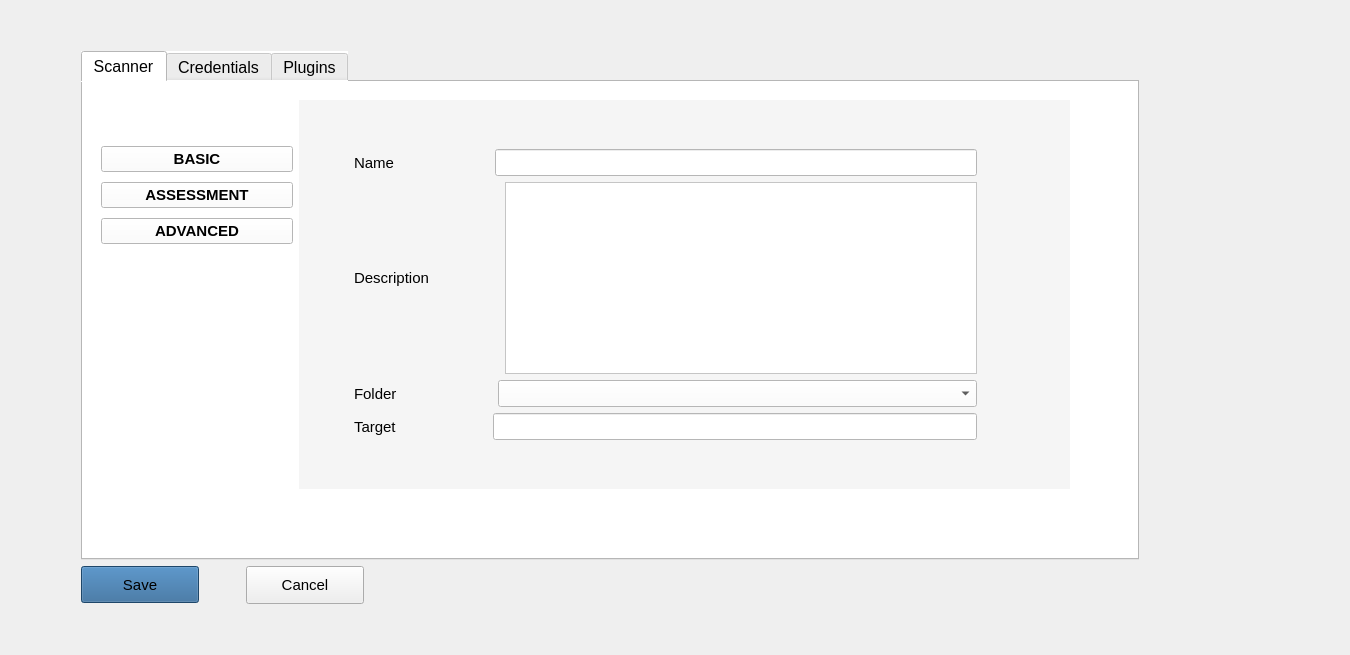
      <widget class="QWidget" name="page_3">
       <layout class="QGridLayout" name="gridLayout_35">
        <item row="0" column="1">
         <spacer name="verticalSpacer_5">
          <property name="orientation">
           <enum>Qt::Vertical</enum>
          </property>
          <property name="sizeType">
           <enum>QSizePolicy::Fixed</enum>
          </property>
          <property name="sizeHint" stdset="0">
           <size>
            <width>20</width>
            <height>40</height>
           </size>
          </property>
         </spacer>
        </item>
        <item row="3" column="1">
         <spacer name="verticalSpacer_7">
          <property name="orientation">
           <enum>Qt::Vertical</enum>
          </property>
          <property name="sizeHint" stdset="0">
           <size>
            <width>20</width>
            <height>40</height>
           </size>
          </property>
         </spacer>
        </item>
        <item row="1" column="0">
         <spacer name="horizontalSpacer_17">
          <property name="orientation">
           <enum>Qt::Horizontal</enum>
          </property>
          <property name="sizeType">
           <enum>QSizePolicy::Fixed</enum>
          </property>
          <property name="sizeHint" stdset="0">
           <size>
            <width>70</width>
            <height>20</height>
           </size>
          </property>
         </spacer>
        </item>
        <item row="1" column="1">
         <widget class="QTabWidget" name="tabWidgetForInputs">
          <property name="font">
           <font>
            <pointsize>12</pointsize>
           </font>
          </property>
          <property name="styleSheet">
           <string notr="true">background-color: rgb(255, 255, 255);
</string>
          </property>
          <property name="currentIndex">
           <number>0</number>
          </property>
          <widget class="QWidget" name="tab_2">
           <attribute name="title">
            <string>Scanner</string>
           </attribute>
           <layout class="QGridLayout" name="gridLayout_36">
            <item row="0" column="0">
             <widget class="QWidget" name="allWidgetsScan" native="true">
              <property name="styleSheet">
               <string notr="true">background-color:rgb(255, 255, 255)</string>
              </property>
              <layout class="QGridLayout" name="gridLayout_34">
               <item row="0" column="1">
                <layout class="QGridLayout" name="gridLayout_33">
                 <property name="topMargin">
                  <number>0</number>
                 </property>
                 <property name="rightMargin">
                  <number>0</number>
                 </property>
                 <property name="horizontalSpacing">
                  <number>6</number>
                 </property>
                 <item row="0" column="0">
                  <widget class="QWidget" name="seconWidgets" native="true">
                   <layout class="QGridLayout" name="gridLayout_28">
                    <property name="leftMargin">
                     <number>0</number>
                    </property>
                    <property name="topMargin">
                     <number>0</number>
                    </property>
                    <item row="0" column="2">
                     <spacer name="horizontalSpacer_19">
                      <property name="orientation">
                       <enum>Qt::Horizontal</enum>
                      </property>
                      <property name="sizeType">
                       <enum>QSizePolicy::Fixed</enum>
                      </property>
                      <property name="sizeHint" stdset="0">
                       <size>
                        <width>40</width>
                        <height>20</height>
                       </size>
                      </property>
                     </spacer>
                    </item>
                    <item row="1" column="1">
                     <spacer name="verticalSpacer_19">
                      <property name="orientation">
                       <enum>Qt::Vertical</enum>
                      </property>
                      <property name="sizeHint" stdset="0">
                       <size>
                        <width>20</width>
                        <height>40</height>
                       </size>
                      </property>
                     </spacer>
                    </item>
                    <item row="0" column="0" colspan="2">
                     <layout class="QGridLayout" name="gridLayout_27">
                      <item row="0" column="0">
                       <layout class="QGridLayout" name="gridLayout_15">
                        <property name="horizontalSpacing">
                         <number>6</number>
                        </property>
                        <property name="verticalSpacing">
                         <number>10</number>
                        </property>
                        <item row="2" column="0">
                         <widget class="QPushButton" name="assessment_btn">
                          <property name="font">
                           <font>
                            <pointsize>11</pointsize>
                            <weight>75</weight>
                            <bold>true</bold>
                           </font>
                          </property>
                          <property name="text">
                           <string>ASSESSMENT</string>
                          </property>
                         </widget>
                        </item>
                        <item row="3" column="0">
                         <widget class="QPushButton" name="advanced_btn">
                          <property name="font">
                           <font>
                            <pointsize>11</pointsize>
                            <weight>75</weight>
                            <bold>true</bold>
                           </font>
                          </property>
                          <property name="text">
                           <string>ADVANCED</string>
                          </property>
                         </widget>
                        </item>
                        <item row="5" column="0">
                         <spacer name="verticalSpacer_6">
                          <property name="orientation">
                           <enum>Qt::Vertical</enum>
                          </property>
                          <property name="sizeHint" stdset="0">
                           <size>
                            <width>20</width>
                            <height>40</height>
                           </size>
                          </property>
                         </spacer>
                        </item>
                        <item row="4" column="0">
                         <spacer name="horizontalSpacer_16">
                          <property name="orientation">
                           <enum>Qt::Horizontal</enum>
                          </property>
                          <property name="sizeType">
                           <enum>QSizePolicy::Fixed</enum>
                          </property>
                          <property name="sizeHint" stdset="0">
                           <size>
                            <width>192</width>
                            <height>20</height>
                           </size>
                          </property>
                         </spacer>
                        </item>
                        <item row="1" column="0">
                         <widget class="QPushButton" name="basic_btn">
                          <property name="font">
                           <font>
                            <pointsize>11</pointsize>
                            <weight>75</weight>
                            <bold>true</bold>
                           </font>
                          </property>
                          <property name="text">
                           <string>BASIC</string>
                          </property>
                         </widget>
                        </item>
                        <item row="0" column="0">
                         <spacer name="verticalSpacer_18">
                          <property name="orientation">
                           <enum>Qt::Vertical</enum>
                          </property>
                          <property name="sizeType">
                           <enum>QSizePolicy::Fixed</enum>
                          </property>
                          <property name="sizeHint" stdset="0">
                           <size>
                            <width>40</width>
                            <height>46</height>
                           </size>
                          </property>
                         </spacer>
                        </item>
                       </layout>
                      </item>
                      <item row="0" column="1">
                       <widget class="QWidget" name="InputsWidget" native="true">
                        <property name="styleSheet">
                         <string notr="true">background-color:rgb(245, 245, 245);</string>
                        </property>
                        <layout class="QGridLayout" name="gridLayout_47">
                         <item row="0" column="0">
                          <layout class="QGridLayout" name="gridLayout_26" columnstretch="8,1">
                           <item row="0" column="0">
                            <layout class="QGridLayout" name="gridLayout_25">
                             <property name="spacing">
                              <number>6</number>
                             </property>
                             <item row="1" column="0" rowspan="4">
                              <spacer name="horizontalSpacer_15">
                               <property name="orientation">
                                <enum>Qt::Horizontal</enum>
                               </property>
                               <property name="sizeType">
                                <enum>QSizePolicy::Fixed</enum>
                               </property>
                               <property name="sizeHint" stdset="0">
                                <size>
                                 <width>40</width>
                                 <height>20</height>
                                </size>
                               </property>
                              </spacer>
                             </item>
                             <item row="0" column="0" colspan="2">
                              <spacer name="verticalSpacer_16">
                               <property name="orientation">
                                <enum>Qt::Vertical</enum>
                               </property>
                               <property name="sizeHint" stdset="0">
                                <size>
                                 <width>20</width>
                                 <height>40</height>
                                </size>
                               </property>
                              </spacer>
                             </item>
                             <item row="2" column="1">
                              <layout class="QGridLayout" name="gridLayout_22">
                               <item row="0" column="0">
                                <widget class="QLabel" name="descriptionLabel">
                                 <property name="font">
                                  <font>
                                   <pointsize>11</pointsize>
                                  </font>
                                 </property>
                                 <property name="text">
                                  <string>Description</string>
                                 </property>
                                </widget>
                               </item>
                               <item row="0" column="2">
                                <widget class="QTextEdit" name="descriptionInput">
                                 <property name="font">
                                  <font>
                                   <pointsize>12</pointsize>
                                  </font>
                                 </property>
                                 <property name="styleSheet">
                                  <string notr="true">background-color: rgb(255, 255, 255);</string>
                                 </property>
                                 <property name="lineWidth">
                                  <number>1</number>
                                 </property>
                                </widget>
                               </item>
                               <item row="0" column="1">
                                <spacer name="horizontalSpacer_8">
                                 <property name="orientation">
                                  <enum>Qt::Horizontal</enum>
                                 </property>
                                 <property name="sizeType">
                                  <enum>QSizePolicy::Fixed</enum>
                                 </property>
                                 <property name="sizeHint" stdset="0">
                                  <size>
                                   <width>70</width>
                                   <height>20</height>
                                  </size>
                                 </property>
                                </spacer>
                               </item>
                              </layout>
                             </item>
                             <item row="4" column="1">
                              <layout class="QGridLayout" name="gridLayout_24">
                               <item row="0" column="2">
                                <widget class="QLineEdit" name="targetInput">
                                 <property name="font">
                                  <font>
                                   <pointsize>12</pointsize>
                                  </font>
                                 </property>
                                 <property name="styleSheet">
                                  <string notr="true">background-color: rgb(255, 255, 255);</string>
                                 </property>
                                </widget>
                               </item>
                               <item row="0" column="0">
                                <widget class="QLabel" name="targetLabel">
                                 <property name="font">
                                  <font>
                                   <pointsize>11</pointsize>
                                  </font>
                                 </property>
                                 <property name="text">
                                  <string>Target     </string>
                                 </property>
                                </widget>
                               </item>
                               <item row="0" column="1">
                                <spacer name="horizontalSpacer_10">
                                 <property name="orientation">
                                  <enum>Qt::Horizontal</enum>
                                 </property>
                                 <property name="sizeType">
                                  <enum>QSizePolicy::Fixed</enum>
                                 </property>
                                 <property name="sizeHint" stdset="0">
                                  <size>
                                   <width>70</width>
                                   <height>20</height>
                                  </size>
                                 </property>
                                </spacer>
                               </item>
                              </layout>
                             </item>
                             <item row="3" column="1">
                              <layout class="QGridLayout" name="gridLayout_23" columnstretch="0,1,0,1">
                               <item row="0" column="3">
                                <widget class="QComboBox" name="folderInput">
                                 <property name="font">
                                  <font>
                                   <pointsize>12</pointsize>
                                  </font>
                                 </property>
                                 <property name="styleSheet">
                                  <string notr="true">background-color: rgb(255, 255, 255);</string>
                                 </property>
                                </widget>
                               </item>
                               <item row="0" column="0">
                                <widget class="QLabel" name="folderLabel">
                                 <property name="font">
                                  <font>
                                   <pointsize>11</pointsize>
                                  </font>
                                 </property>
                                 <property name="text">
                                  <string>Folder      </string>
                                 </property>
                                </widget>
                               </item>
                               <item row="0" column="1">
                                <spacer name="horizontalSpacer_9">
                                 <property name="orientation">
                                  <enum>Qt::Horizontal</enum>
                                 </property>
                                 <property name="sizeType">
                                  <enum>QSizePolicy::Fixed</enum>
                                 </property>
                                 <property name="sizeHint" stdset="0">
                                  <size>
                                   <width>70</width>
                                   <height>20</height>
                                  </size>
                                 </property>
                                </spacer>
                               </item>
                              </layout>
                             </item>
                             <item row="1" column="1">
                              <layout class="QGridLayout" name="gridLayout_21">
                               <item row="0" column="2">
                                <widget class="QLineEdit" name="nameInput">
                                 <property name="font">
                                  <font>
                                   <pointsize>12</pointsize>
                                  </font>
                                 </property>
                                 <property name="styleSheet">
                                  <string notr="true">background-color: rgb(255, 255, 255);</string>
                                 </property>
                                </widget>
                               </item>
                               <item row="0" column="0">
                                <widget class="QLabel" name="label_3">
                                 <property name="font">
                                  <font>
                                   <pointsize>11</pointsize>
                                  </font>
                                 </property>
                                 <property name="text">
                                  <string>Name      </string>
                                 </property>
                                </widget>
                               </item>
                               <item row="0" column="1">
                                <spacer name="horizontalSpacer_7">
                                 <property name="orientation">
                                  <enum>Qt::Horizontal</enum>
                                 </property>
                                 <property name="sizeType">
                                  <enum>QSizePolicy::Fixed</enum>
                                 </property>
                                 <property name="sizeHint" stdset="0">
                                  <size>
                                   <width>70</width>
                                   <height>20</height>
                                  </size>
                                 </property>
                                </spacer>
                               </item>
                              </layout>
                             </item>
                             <item row="5" column="0" colspan="2">
                              <spacer name="verticalSpacer_17">
                               <property name="orientation">
                                <enum>Qt::Vertical</enum>
                               </property>
                               <property name="sizeHint" stdset="0">
                                <size>
                                 <width>20</width>
                                 <height>40</height>
                                </size>
                               </property>
                              </spacer>
                             </item>
                            </layout>
                           </item>
                           <item row="0" column="1">
                            <spacer name="horizontalSpacer_14">
                             <property name="orientation">
                              <enum>Qt::Horizontal</enum>
                             </property>
                             <property name="sizeType">
                              <enum>QSizePolicy::Expanding</enum>
                             </property>
                             <property name="sizeHint" stdset="0">
                              <size>
                               <width>300</width>
                               <height>20</height>
                              </size>
                             </property>
                            </spacer>
                           </item>
                          </layout>
                         </item>
                        </layout>
                       </widget>
                      </item>
                     </layout>
                    </item>
                   </layout>
                  </widget>
                 </item>
                </layout>
               </item>
              </layout>
             </widget>
            </item>
           </layout>
          </widget>
          <widget class="QWidget" name="tab">
           <attribute name="title">
            <string>Credentials</string>
           </attribute>
           <layout class="QGridLayout" name="gridLayout_12">
            <item row="0" column="0">
             <widget class="QLabel" name="label_2">
              <property name="font">
               <font>
                <pointsize>30</pointsize>
               </font>
              </property>
              <property name="text">
               <string>In the future</string>
              </property>
              <property name="alignment">
               <set>Qt::AlignCenter</set>
              </property>
             </widget>
            </item>
           </layout>
          </widget>
          <widget class="QWidget" name="tab_3">
           <attribute name="title">
            <string>Plugins</string>
           </attribute>
           <layout class="QGridLayout" name="gridLayout_14">
            <item row="0" column="0">
             <widget class="QLabel" name="label_4">
              <property name="font">
               <font>
                <pointsize>30</pointsize>
               </font>
              </property>
              <property name="text">
               <string>In the future</string>
              </property>
              <property name="alignment">
               <set>Qt::AlignCenter</set>
              </property>
             </widget>
            </item>
           </layout>
          </widget>
         </widget>
        </item>
        <item row="2" column="1">
         <widget class="QWidget" name="widget_6" native="true">
          <layout class="QGridLayout" name="gridLayout_31">
           <property name="leftMargin">
            <number>0</number>
           </property>
           <property name="topMargin">
            <number>0</number>
           </property>
           <property name="rightMargin">
            <number>0</number>
           </property>
           <property name="bottomMargin">
            <number>0</number>
           </property>
           <property name="spacing">
            <number>0</number>
           </property>
           <item row="0" column="0">
            <layout class="QGridLayout" name="gridLayout_29">
             <property name="horizontalSpacing">
              <number>47</number>
             </property>
             <property name="verticalSpacing">
              <number>6</number>
             </property>
             <item row="0" column="1">
              <widget class="QPushButton" name="cancel_btn">
               <property name="font">
                <font>
                 <pointsize>11</pointsize>
                </font>
               </property>
               <property name="styleSheet">
                <string notr="true">width:110px;
height:30px;</string>
               </property>
               <property name="text">
                <string>Cancel</string>
               </property>
              </widget>
             </item>
             <item row="0" column="0">
              <widget class="QToolButton" name="save_btn">
               <property name="font">
                <font>
                 <pointsize>11</pointsize>
                </font>
               </property>
               <property name="styleSheet">
                <string notr="true">width:110px;
height:30px;
background-color:rgb(42, 99, 149);
</string>
               </property>
               <property name="text">
                <string>Save</string>
               </property>
              </widget>
             </item>
             <item row="0" column="2">
              <spacer name="horizontalSpacer_12">
               <property name="orientation">
                <enum>Qt::Horizontal</enum>
               </property>
               <property name="sizeHint" stdset="0">
                <size>
                 <width>40</width>
                 <height>20</height>
                </size>
               </property>
              </spacer>
             </item>
            </layout>
           </item>
          </layout>
         </widget>
        </item>
        <item row="1" column="2">
         <spacer name="horizontalSpacer_20">
          <property name="orientation">
           <enum>Qt::Horizontal</enum>
          </property>
          <property name="sizeType">
           <enum>QSizePolicy::Fixed</enum>
          </property>
          <property name="sizeHint" stdset="0">
           <size>
            <width>200</width>
            <height>20</height>
           </size>
          </property>
         </spacer>
        </item>
       </layout>
      </widget>
